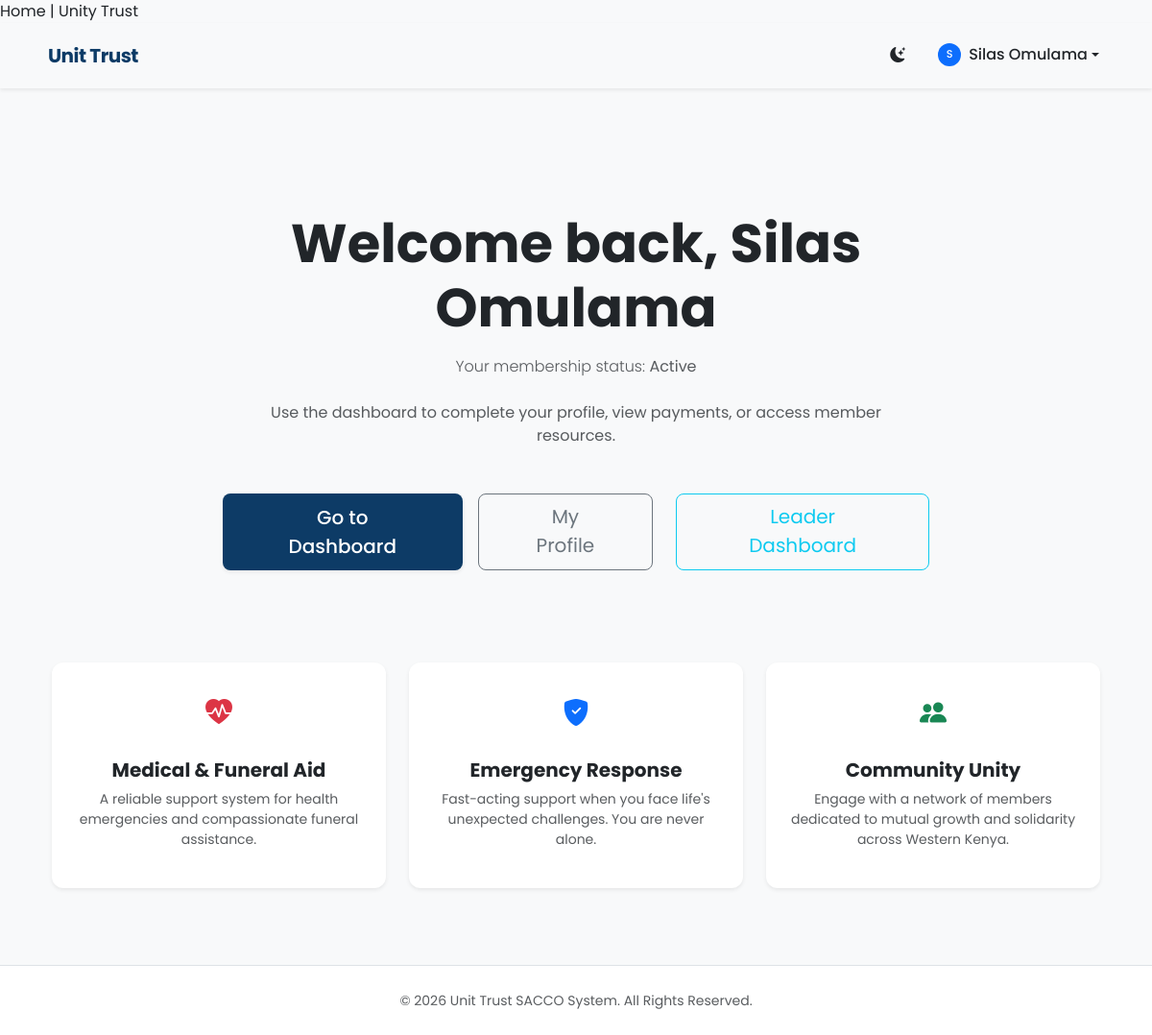
The app's page / (signed in) with its own data.
### accounts/models.py (models this page shows, shortened)
class CustomUser(AbstractBaseUser, PermissionsMixin):
    ROLE_CHOICES = [
        ('Chairman', 'Chairman'),
        ('Secretary', 'Secretary'),
        ('Treasurer', 'Treasurer'),
        ('Member', 'Member'),
    ]
    STATUS_CHOICES = [
        ('Visitor', 'Visitor'),
        ('Active', 'Active'),
    ]
    full_name = models.CharField(max_length=255)
    email = models.EmailField(blank=True)
    phone_number = models.CharField(max_length=32, unique=True)
    role = models.CharField(max_length=20, choices=ROLE_CHOICES, default='Member')
    status = models.CharField(max_length=20, choices=STATUS_CHOICES, default='Visitor')
    is_staff = models.BooleanField(default=False)
    is_active = models.BooleanField(default=True)
    date_joined = models.DateTimeField(default=timezone.now)
    objects = CustomUserManager()
    USERNAME_FIELD = 'phone_number'
    REQUIRED_FIELDS = ['full_name']

### core/views.py (the view)
# urls.py: path('',views.home,name='home'),
def home(request):
    return render(request,'core/home.html')

### members/context_processors.py (called while the page is built)
def current_profile(request):
    profile = None
    try:
        if request.user and request.user.is_authenticated:
            profile, _ = Profile.objects.get_or_create(user=request.user)
    except Exception:
        profile = None
    return {'profile': profile}

### core/templates/core/home.html (shortened to what this page needs)
{% extends 'base.html' %}
{% block content %}
<section class="py-3 py-md-5 text-center">
    <div class="row py-lg-5 justify-content-center">
        <div class="col-lg-8 col-md-10">
                        {% if request.user.is_authenticated %}
                            <h1 class="display-4 display-md-3 fw-bold text-body mb-3">Welcome back, {{ request.user.full_name }}</h1>
                            <p class="lead text-body-secondary fs-6 fs-md-4 mb-4">Your membership status: <strong>{{ request.user.status }}</strong></p>
                            <p class="text-body-secondary fs-6 fs-md-5 mb-4 mb-md-5 px-2 px-md-5">
                                Use the dashboard to complete your profile, view payments, or access member resources.
                            </p>
                            <div class="d-grid gap-2 gap-md-3 d-sm-flex justify-content-sm-center">
                                <a href="{% url 'members:dashboard' %}" class="btn btn-primary btn-lg px-4 px-md-5 shadow-sm">Go to Dashboard</a>
                                <a href="{% url 'members:profile_view' %}" class="btn btn-outline-secondary btn-lg px-4 px-md-5">My Profile</a>
                                {% if request.user.role == 'Chairman' or request.user.role == 'Secretary' or request.user.role == 'Treasurer' or request.user.is_superuser %}
                                    <a href="{% url 'members:leader_home' %}" class="btn btn-outline-info btn-lg px-4 px-md-5 ms-2">Leader Dashboard</a>
                                {% endif %}
                            </div>
                        {% endif %}
        </div>
</section>
<section class="pb-4 pb-md-5">
    <div class="container">
        <div class="row g-3 g-md-4 text-center">
            <div class="col-12 col-md-6 col-lg-4">
                <div class="card h-100 p-3 p-md-4 border-0 bg-body shadow-sm hover-up">
                    <div class="feature-icon mb-3">
                        <i class="bi bi-heart-pulse-fill fs-3 fs-md-1 text-danger"></i>
                    </div>
                    <h3 class="h5 fw-bold">Medical & Funeral Aid</h3>
                    <p class="text-body-secondary small">A reliable support system for health emergencies and compassionate funeral assistance.</p>
                </div>
            </div>
            <div class="col-12 col-md-6 col-lg-4">
                <div class="card h-100 p-3 p-md-4 border-0 bg-body shadow-sm hover-up">
                    <div class="feature-icon mb-3">
                        <i class="bi bi-shield-fill-check fs-3 fs-md-1 text-primary"></i>
                    </div>
                    <h3 class="h5 fw-bold">Emergency Response</h3>
                    <p class="text-body-secondary small">Fast-acting support when you face life's unexpected challenges. You are never alone.</p>
                </div>
            </div>
            <div class="col-12 col-md-6 col-lg-4">
                <div class="card h-100 p-3 p-md-4 border-0 bg-body shadow-sm hover-up">
                    <div class="feature-icon mb-3">
                        <i class="bi bi-people-fill fs-3 fs-md-1 text-success"></i>
                    </div>
                    <h3 class="h5 fw-bold">Community Unity</h3>
                    <p class="text-body-secondary small">Engage with a network of members dedicated to mutual growth and solidarity across Western Kenya.</p>
                </div>
            </div>
        </div>
    </div>
</section>
{% endblock content %}

### templates/nav.html (shortened to what this page needs)
<nav class="navbar navbar-expand-lg sticky-top shadow-sm">
  <div class="container">
    <a class="navbar-brand d-flex align-items-center" href="{% url 'home' %}">
       Unit Trust
    </a>
    <div class="collapse navbar-collapse" id="navbarNav">
      <ul class="navbar-nav ms-auto align-items-center">
        <li class="nav-item mx-lg-2">
          <button class="btn nav-link px-2 border-0 shadow-none" id="themeToggler" type="button" title="Toggle Mode">
            <i class="bi bi-moon-stars-fill" id="themeIcon"></i>
          </button>
        </li>
        {% if request.user.is_authenticated %}
          <li class="nav-item dropdown">
            <a class="nav-link dropdown-toggle d-flex align-items-center" href="#" id="userMenu" role="button" data-bs-toggle="dropdown">
              {% if profile and profile.profile_photo %}
                <img src="{{ profile.profile_photo.url }}" class="rounded-circle me-2" style="width:24px;height:24px;object-fit:cover;">
              {% else %}
                <div class="bg-primary text-white rounded-circle d-inline-flex align-items-center justify-content-center me-2" style="width: 24px; height: 24px; font-size: 0.7rem;">
                  {{ request.user.full_name|slice:":1"|upper }}
                </div>
              {% endif %}
              {{ request.user.full_name|default:"Member" }}
            </a>
          </li>
        {% endif %}
      </ul>
    </div>
  </div>
</nav>

### templates/base.html (style rules this page uses)
:root { --primary-color: #0d3b66; --secondary-color: #4caf50; --bg-light: #f8f9fa; }

### templates/nav.html (style rules this page uses)
.navbar { padding: 0.5rem 1rem; transition: all 0.3s ease; background-color: var(--bs-body-tertiary); }
@media (min-width: 768px) { .navbar { padding: 0.8rem 1rem; } }
.navbar-brand { font-weight: 700; letter-spacing: -0.5px; color: var(--primary-color) !important; }
.nav-link { font-weight: 500; color: var(--bs-body-color); margin: 0.25rem 2px; transition: all 0.2s ease; font-size: 0.9rem; border-bottom: 2px solid transparent; }
@media (min-width: 768px) { .nav-link { margin: 0 5px; font-size: 1rem; } }

### core/templates/core/home.html (style rules this page uses)
.hover-up { transition: transform 0.3s ease, box-shadow 0.3s ease; }
.feature-icon { width: 60px; height: 60px; background: var(--bs-body-bg); display: flex; align-items: center; justify-content: center; margin: 0 auto; border-radius: 50%; }

### records on screen
CustomUser: user.full_name "S", user.full_name "Silas Omulama", user.status "Active"
